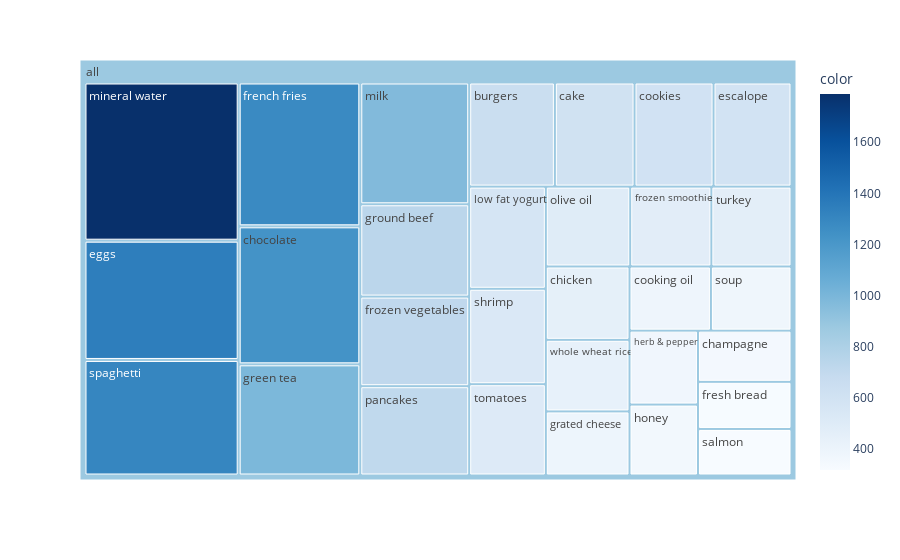

The cell this chart's notebook holds for it:
### Code cell
#import the required module
import plotly.express as px

# to have a same origin
df_table["all"] = "all" 

#create a tree map using plotly
fig = px.treemap(df_table.head(30), path=['all', "items"], values='incident_count',
                  color=df_table["incident_count"].head(30), hover_data=['items'],
                  color_continuous_scale='Blues',
                )

#print the treemap
fig.show()

### Figure 1 — Plotly figure (JSON) as saved in the notebook; plotly's stock layout.template omitted (floating-point values rounded to 4 significant figures)
{"data": [{"branchvalues": "total", "customdata": [["burgers", 654], ["cake", 608], ["champagne", 351], ["chicken", 450], ["chocolate", 1230], ["cookies", 603], ["cooking oil", 383], ["eggs", 1348], ["escalope", 595], ["french fries", 1282], ["fresh bread", 323], ["frozen smoothie", 475], ["frozen vegetables", 715], ["grated cheese", 393], ["green tea", 991], ["ground beef", 737], ["herb & pepper", 371], ["honey", 356], ["low fat yogurt", 574], ["milk", 972], ["mineral water", 1788], ["olive oil", 494], ["pancakes", 713], ["salmon", 319], ["shrimp", 536], ["soup", 379], ["spaghetti", 1306], ["tomatoes", 513], ["turkey", 469], ["whole wheat rice", 439], ["(?)", 878.1]], "domain": {"x": [0, 1], "y": [0, 1]}, "hovertemplate": "labels=%{label}<br>incident_count=%{value}<br>parent=%{parent}<br>id=%{id}<br>items=%{customdata[0]}<br>color=%{color}<extra></extra>", "ids": ["all/burgers", "all/cake", "all/champagne", "all/chicken", "all/chocolate", "all/cookies", "all/cooking oil", "all/eggs", "all/escalope", "all/french fries", "all/fresh bread", "all/frozen smoothie", "all/frozen vegetables", "all/grated cheese", "all/green tea", "all/ground beef", "all/herb & pepper", "all/honey", "all/low fat yogurt", "all/milk", "all/mineral water", "all/olive oil", "all/pancakes", "all/salmon", "all/shrimp", "all/soup", "all/spaghetti", "all/tomatoes", "all/turkey", "all/whole wheat rice", "all"], "labels": ["burgers", "cake", "champagne", "chicken", "chocolate", "cookies", "cooking oil", "eggs", "escalope", "french fries", "fresh bread", "frozen smoothie", "frozen vegetables", "grated cheese", "green tea", "ground beef", "herb & pepper", "honey", "low fat yogurt", "milk", "mineral water", "olive oil", "pancakes", "salmon", "shrimp", "soup", "spaghetti", "tomatoes", "turkey", "whole wheat rice", "all"], "marker": {"coloraxis": "coloraxis", "colors": [654, 608, 351, 450, 1230, 603, 383, 1348, 595, 1282, 323, 475, 715, 393, 991, 737, 371, 356, 574, 972, 1788, 494, 713, 319, 536, 379, 1306, 513, 469, 439, 878.1]}, "name": "", "parents": ["all", "all", "all", "all", "all", "all", "all", "all", "all", "all", "all", "all", "all", "all", "all", "all", "all", "all", "all", "all", "all", "all", "all", "all", "all", "all", "all", "all", "all", "all", ""], "type": "treemap", "values": [654, 608, 351, 450, 1230, 603, 383, 1348, 595, 1282, 323, 475, 715, 393, 991, 737, 371, 356, 574, 972, 1788, 494, 713, 319, 536, 379, 1306, 513, 469, 439, 20367]}], "layout": {"coloraxis": {"colorbar": {"title": {"text": "color"}}, "colorscale": [[0, "rgb(247,251,255)"], [0.125, "rgb(222,235,247)"], [0.25, "rgb(198,219,239)"], [0.375, "rgb(158,202,225)"], [0.5, "rgb(107,174,214)"], [0.625, "rgb(66,146,198)"], [0.75, "rgb(33,113,181)"], [0.875, "rgb(8,81,156)"], [1, "rgb(8,48,107)"]]}, "legend": {"tracegroupgap": 0}, "margin": {"t": 60}}}
